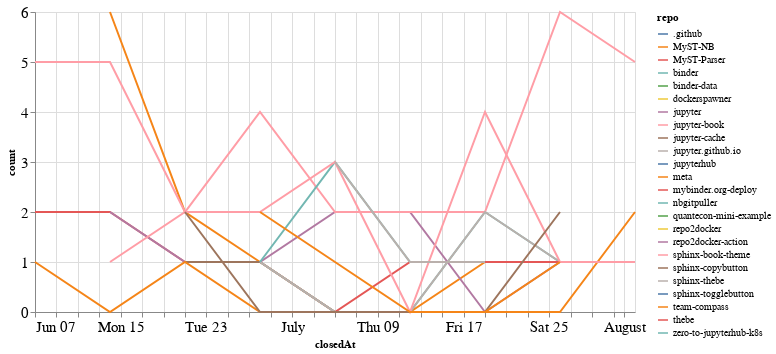

Notebook cell for this chart:
### Code cell
closed_by_time = closed_by.groupby('repo').resample('W', on='closedAt').count()['author'].reset_index()
closed_by_time = closed_by_time.rename(columns={'author': 'count'})

alt.Chart(closed_by_time, width=600).mark_line().encode(
    x='closedAt',
    y='count',
    color='repo',
    tooltip="repo"
)

### Figure 1 — Vega-Lite specification as saved in the notebook (floating-point values rounded to 4 significant figures)
{"config": {"axisLeft": {"labelFontSize": 15}, "axisBottom": {"labelFontSize": 15}}, "data": {"name": "data-4c3dc2bc48e61184a870da9c0ca4792c"}, "mark": "line", "encoding": {"color": {"type": "nominal", "field": "repo"}, "tooltip": {"type": "nominal", "field": "repo"}, "x": {"type": "temporal", "field": "closedAt"}, "y": {"type": "quantitative", "field": "count"}}, "width": 600, "$schema": "https://vega.github.io/schema/vega-lite/v4.8.1.json", "datasets": {"data-4c3dc2bc48e61184a870da9c0ca4792c": [{"repo": ".github", "closedAt": "2020-07-05T00:00:00", "count": 1}, {"repo": "MyST-NB", "closedAt": "2020-06-14T00:00:00", "count": 6}, {"repo": "MyST-NB", "closedAt": "2020-06-21T00:00:00", "count": 2}, {"repo": "MyST-NB", "closedAt": "2020-06-28T00:00:00", "count": 1}, {"repo": "MyST-NB", "closedAt": "2020-07-05T00:00:00", "count": 0}, {"repo": "MyST-NB", "closedAt": "2020-07-12T00:00:00", "count": 0}, {"repo": "MyST-NB", "closedAt": "2020-07-19T00:00:00", "count": 1}, {"repo": "MyST-Parser", "closedAt": "2020-06-07T00:00:00", "count": 2}, {"repo": "MyST-Parser", "closedAt": "2020-06-14T00:00:00", "count": 2}, {"repo": "MyST-Parser", "closedAt": "2020-06-21T00:00:00", "count": 1}, {"repo": "MyST-Parser", "closedAt": "2020-06-28T00:00:00", "count": 1}, {"repo": "MyST-Parser", "closedAt": "2020-07-05T00:00:00", "count": 0}, {"repo": "MyST-Parser", "closedAt": "2020-07-12T00:00:00", "count": 1}, {"repo": "MyST-Parser", "closedAt": "2020-07-19T00:00:00", "count": 1}, {"repo": "binder", "closedAt": "2020-06-28T00:00:00", "count": 1}, {"repo": "binder", "closedAt": "2020-07-05T00:00:00", "count": 0}, {"repo": "binder", "closedAt": "2020-07-12T00:00:00", "count": 0}, {"repo": "binder", "closedAt": "2020-07-19T00:00:00", "count": 2}, {"repo": "binder", "closedAt": "2020-07-26T00:00:00", "count": 1}, {"repo": "binder-data", "closedAt": "2020-06-21T00:00:00", "count": 1}, {"repo": "dockerspawner", "closedAt": "2020-06-28T00:00:00", "count": 2}, {"repo": "jupyter", "closedAt": "2020-06-14T00:00:00", "count": 2}, {"repo": "jupyter", "closedAt": "2020-06-21T00:00:00", "count": 1}, {"repo": "jupyter", "closedAt": "2020-06-28T00:00:00", "count": 1}, {"repo": "jupyter", "closedAt": "2020-07-05T00:00:00", "count": 2}, {"repo": "jupyter", "closedAt": "2020-07-12T00:00:00", "count": 2}, {"repo": "jupyter", "closedAt": "2020-07-19T00:00:00", "count": 0}, {"repo": "jupyter", "closedAt": "2020-07-26T00:00:00", "count": 1}, {"repo": "jupyter-book", "closedAt": "2020-06-07T00:00:00", "count": 5}, {"repo": "jupyter-book", "closedAt": "2020-06-14T00:00:00", "count": 5}, {"repo": "jupyter-book", "closedAt": "2020-06-21T00:00:00", "count": 2}, {"repo": "jupyter-book", "closedAt": "2020-06-28T00:00:00", "count": 4}, {"repo": "jupyter-book", "closedAt": "2020-07-05T00:00:00", "count": 2}, {"repo": "jupyter-book", "closedAt": "2020-07-12T00:00:00", "count": 2}, {"repo": "jupyter-book", "closedAt": "2020-07-19T00:00:00", "count": 2}, {"repo": "jupyter-book", "closedAt": "2020-07-26T00:00:00", "count": 6}, {"repo": "jupyter-book", "closedAt": "2020-08-02T00:00:00", "count": 5}, {"repo": "jupyter-cache", "closedAt": "2020-06-21T00:00:00", "count": 1}, {"repo": "jupyter-cache", "closedAt": "2020-06-28T00:00:00", "count": 1}, {"repo": "jupyter.github.io", "closedAt": "2020-06-28T00:00:00", "count": 1}, {"repo": "jupyter.github.io", "closedAt": "2020-07-05T00:00:00", "count": 0}, {"repo": "jupyter.github.io", "closedAt": "2020-07-12T00:00:00", "count": 0}, {"repo": "jupyter.github.io", "closedAt": "2020-07-19T00:00:00", "count": 2}, {"repo": "jupyter.github.io", "closedAt": "2020-07-26T00:00:00", "count": 1}, {"repo": "jupyterhub", "closedAt": "2020-07-12T00:00:00", "count": 1}, {"repo": "meta", "closedAt": "2020-06-07T00:00:00", "count": 1}, {"repo": "meta", "closedAt": "2020-06-14T00:00:00", "count": 0}, {"repo": "meta", "closedAt": "2020-06-21T00:00:00", "count": 1}, {"repo": "meta", "closedAt": "2020-06-28T00:00:00", "count": 0}, {"repo": "meta", "closedAt": "2020-07-05T00:00:00", "count": 0}, {"repo": "meta", "closedAt": "2020-07-12T00:00:00", "count": 0}, {"repo": "meta", "closedAt": "2020-07-19T00:00:00", "count": 0}, {"repo": "meta", "closedAt": "2020-07-26T00:00:00", "count": 0}, {"repo": "meta", "closedAt": "2020-08-02T00:00:00", "count": 2}, {"repo": "mybinder.org-deploy", "closedAt": "2020-07-19T00:00:00", "count": 1}, {"repo": "mybinder.org-deploy", "closedAt": "2020-07-26T00:00:00", "count": 1}, {"repo": "nbgitpuller", "closedAt": "2020-06-28T00:00:00", "count": 1}, {"repo": "nbgitpuller", "closedAt": "2020-07-05T00:00:00", "count": 3}, {"repo": "nbgitpuller", "closedAt": "2020-07-12T00:00:00", "count": 1}, {"repo": "quantecon-mini-example", "closedAt": "2020-06-21T00:00:00", "count": 1}, {"repo": "repo2docker", "closedAt": "2020-06-14T00:00:00", "count": 1}, {"repo": "repo2docker-action", "closedAt": "2020-07-26T00:00:00", "count": 1}, {"repo": "sphinx-book-theme", "closedAt": "2020-06-14T00:00:00", "count": 1}, {"repo": "sphinx-book-theme", "closedAt": "2020-06-21T00:00:00", "count": 2}, {"repo": "sphinx-book-theme", "closedAt": "2020-06-28T00:00:00", "count": 2}, {"repo": "sphinx-book-theme", "closedAt": "2020-07-05T00:00:00", "count": 3}, {"repo": "sphinx-book-theme", "closedAt": "2020-07-12T00:00:00", "count": 0}, {"repo": "sphinx-book-theme", "closedAt": "2020-07-19T00:00:00", "count": 4}, {"repo": "sphinx-book-theme", "closedAt": "2020-07-26T00:00:00", "count": 1}, {"repo": "sphinx-book-theme", "closedAt": "2020-08-02T00:00:00", "count": 1}, {"repo": "sphinx-copybutton", "closedAt": "2020-06-21T00:00:00", "count": 2}, {"repo": "sphinx-copybutton", "closedAt": "2020-06-28T00:00:00", "count": 0}, {"repo": "sphinx-copybutton", "closedAt": "2020-07-05T00:00:00", "count": 0}, {"repo": "sphinx-copybutton", "closedAt": "2020-07-12T00:00:00", "count": 0}, {"repo": "sphinx-copybutton", "closedAt": "2020-07-19T00:00:00", "count": 0}, {"repo": "sphinx-copybutton", "closedAt": "2020-07-26T00:00:00", "count": 2}, {"repo": "sphinx-thebe", "closedAt": "2020-07-05T00:00:00", "count": 3}, {"repo": "sphinx-thebe", "closedAt": "2020-07-12T00:00:00", "count": 1}, {"repo": "sphinx-thebe", "closedAt": "2020-07-19T00:00:00", "count": 1}, {"repo": "sphinx-togglebutton", "closedAt": "2020-06-14T00:00:00", "count": 1}, {"repo": "team-compass", "closedAt": "2020-06-28T00:00:00", "count": 2}, {"repo": "team-compass", "closedAt": "2020-07-05T00:00:00", "count": 1}, {"repo": "team-compass", "closedAt": "2020-07-12T00:00:00", "count": 0}, {"repo": "team-compass", "closedAt": "2020-07-19T00:00:00", "count": 0}, {"repo": "team-compass", "closedAt": "2020-07-26T00:00:00", "count": 1}, {"repo": "thebe", "closedAt": "2020-07-12T00:00:00", "count": 1}, {"repo": "zero-to-jupyterhub-k8s", "closedAt": "2020-07-05T00:00:00", "count": 1}]}}
